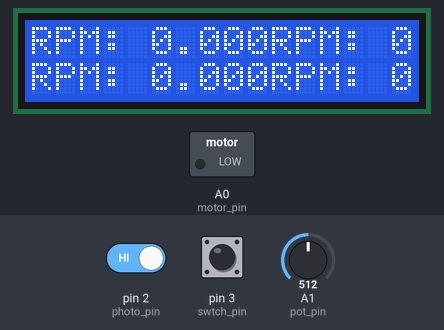
Bench run of a sketch on a simulated Arduino Uno, built with avr-gcc and run on an emulated ATmega328P. Parts: 16×2 character LCD, switched loads named in the sketch (green lamp = pin HIGH). The test bench sets the inputs (shaded band); at power-on: pin 2 (photo_pin) HIGH, pin 3 (swtch_pin) HIGH, A1 (pot_pin) = 512. What the sketch prints to the serial monitor is not drawn.

Above: at 1.2 s.
1.3 s: pin 2 (photo_pin) driven LOW
At 1.5 s:
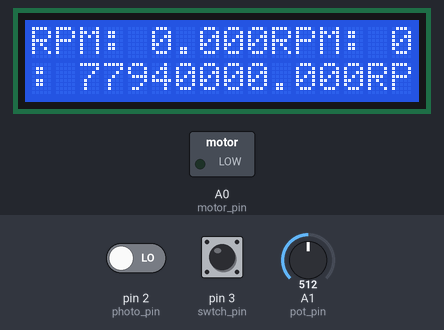
3.7 s: pin 3 (swtch_pin) pulled LOW for 3.2 s
At 5.1 s:
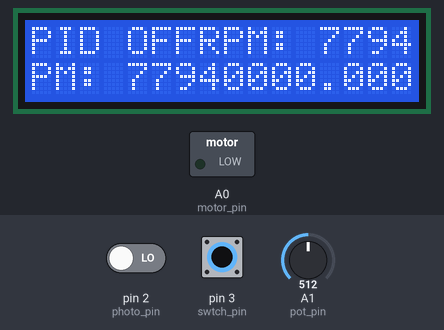
7.5 s: pin 3 (swtch_pin) pulled LOW for 0.15 s
At 7.69 s:
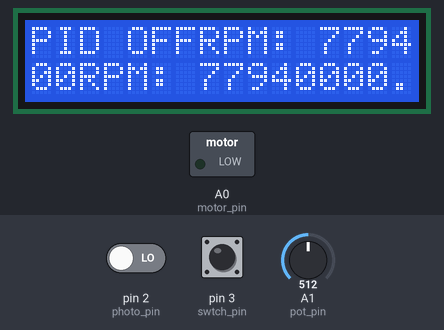
8.2 s: pin 3 (swtch_pin) pulled LOW for 1 s
At 8.9 s:
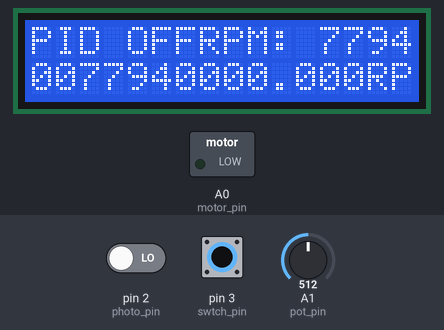
9.8 s: pin 3 (swtch_pin) pulled LOW for 0.15 s
At 10.33 s:
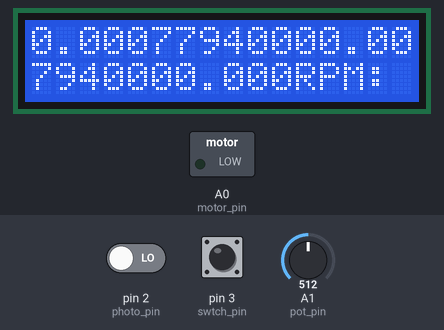
10.5 s: pin 3 (swtch_pin) pulled LOW for 0.15 s
At 10.69 s:
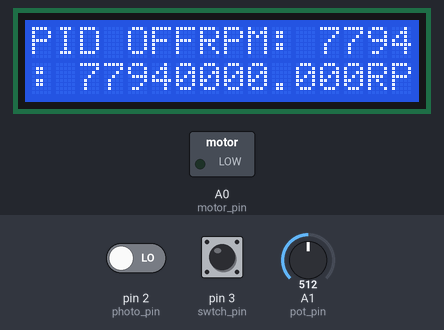
Timing chart, 0 to 13.5 s (numbered marks = the images above; inputs shaded):
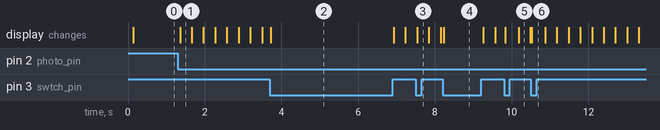

The sketch:

PID_box.ino
```cpp
const int motor_pin = A0;
const int photo_pin = 2;
const int pot_pin = A1;
const int swtch_pin = 3;
const int iteration_time = 10;
const int scl = 1;
#include <Wire.h>
#include <LiquidCrystal_I2C.h>
LiquidCrystal_I2C lcd(0x3F,16,2);
float rpm, req, e, ep, i, ip, p,joe,d;
int ot, nt, ot2;
void setup() {
  ep = 0;
  ip = 0;
  lcd.init();
  lcd.backlight();
  joe = 0;
  rpm = 0;
  Serial.begin(9600);
  attachInterrupt(digitalPinToInterrupt(photo_pin),sw,FALLING);
}
void loop() {
  // put your main code here, to run repeatedly:
  lcd.print("RPM: "+String(rpm,3));
  req = map(analogRead(pot_pin),0,1023,0,255);
  Serial.println(digitalRead(swtch_pin));
  if (digitalRead(swtch_pin)==LOW) {
	lcd.setCursor(0,0);
	lcd.print("PID OFF");
	analogWrite(motor_pin, req);
  }
  else {
	if (millis()-ot2>=iteration_time) {
  	joe = pid(req,rpm);
  	ot2 = millis();
	}
	analogWrite(motor_pin, joe);
  }
}
void sw() {
  nt=millis();
  rpm = (nt-ot)*60000;
  ot=nt;
}
float pid(float sp, float pv) {
  if (margin(sp,pv,2)) return 0;
  e = pv-sp;
  p = e * scl;
  i = ip + e*iteration_time;
  d = (e-ep)/iteration_time;
  float out = p + i + d;
  ep = e;
  ip = i;
}
boolean margin(float a, float b, float m) {
  if (abs(a-b)<=m) return true;
  return false;
}
```

Measured:
- after the input at 1.3 s, the display: changes after 0.06 s (image 1)
- after the input at 3.7 s, the display: changes at once (image 2)
- after the input at 7.5 s, the display: changes at once (image 3)
- after the input at 8.2 s, the display: changes at once (image 4)
- after the input at 9.8 s, the display: first changes at once (image 5 shows a later state)
- after the input at 10.5 s, the display: changes at once (image 6)
